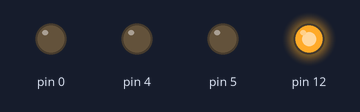
Recording of a sketch running on a simulated Arduino Uno, built with avr-gcc and run on an emulated ATmega328P. Parts: output pins drawn as LEDs (lit = HIGH).

Above: at 1.0 s.
At 2.1 s:
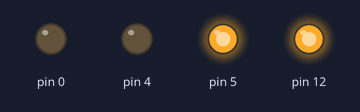
At 3.2 s:
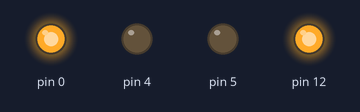
At 4.3 s:
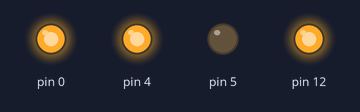
At 5.4 s:
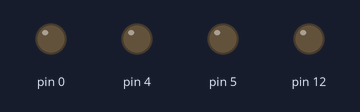
Timing chart, 0 to 8.3 s (numbered marks = the images above):
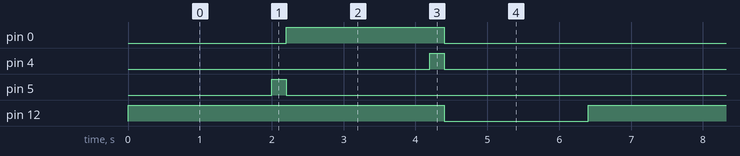

Measured:
- by itself, pin 0: alternates HIGH for 2.2 s and LOW for 4.2 s
- by itself, pin 4, pin 5: alternates HIGH for 0.20 s and LOW for 6.2 s
- by itself, pin 12: alternates HIGH for 4.4 s and LOW for 2.0 s

The sketch:

thermostat.ino.ino
```cpp
void setup() {
  // put your setup code here, to run once:
  digitalWrite(12, HIGH);
  pinMode(12, OUTPUT);
  digitalWrite(12, HIGH);

  pinMode(4, OUTPUT);
  pinMode(5, OUTPUT);
  digitalWrite(4, LOW);
  digitalWrite(5, LOW);
  pinMode(0, OUTPUT);
  digitalWrite(0, LOW);


}

void loop() {
  // put your main code here, to run repeatedly:
  digitalWrite(12, HIGH); /*Timer in progress*/
  /*Relay ON*/
  delay(2000);
  digitalWrite(4, LOW);
  digitalWrite(5, HIGH);
  delay(200);
  digitalWrite(0, HIGH); /*LED ON*/
  digitalWrite(4, LOW);
  digitalWrite(5, LOW);
  delay(2000);
  /*Relay OFF*/
  digitalWrite(4, HIGH);
  digitalWrite(5, LOW);
  delay(200);
  digitalWrite(0, LOW); /*LED OFF*/
  digitalWrite(4, LOW);
  digitalWrite(5, LOW);
  digitalWrite(12, LOW); /*Timer Done*/
  delay(2000);
}
```
